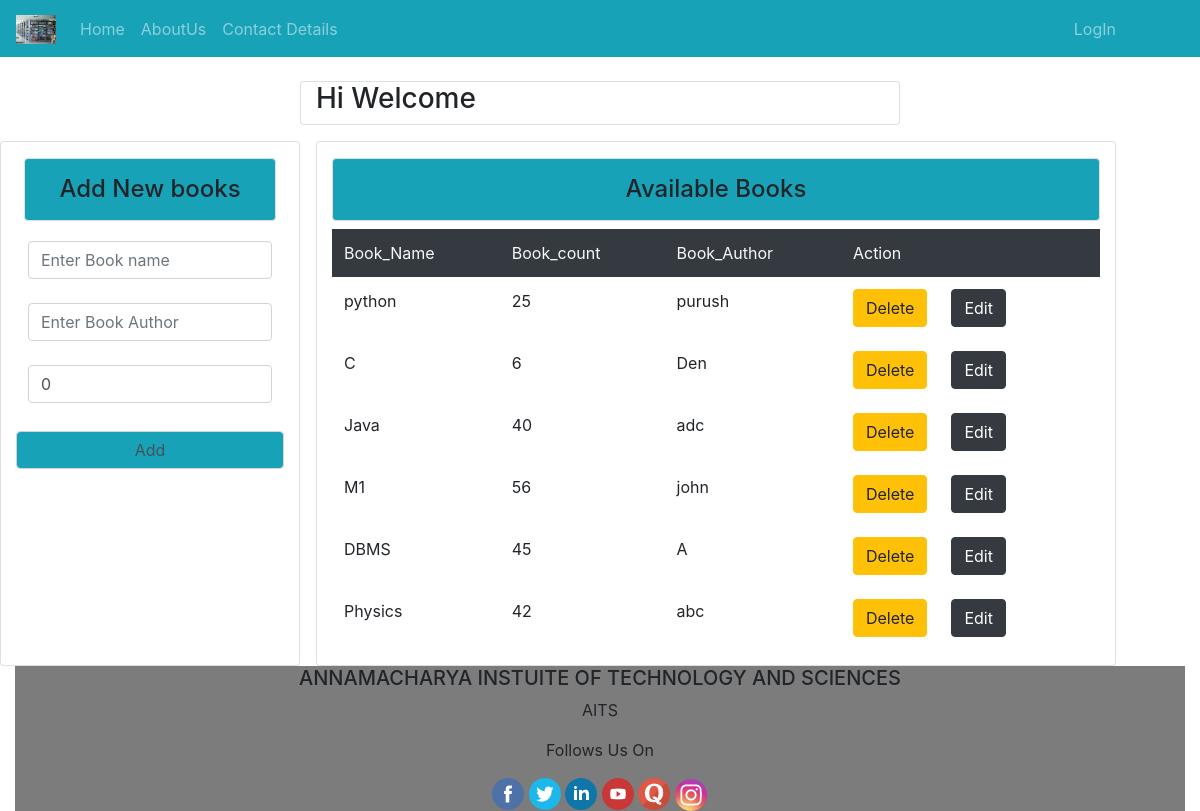
The page /ba/ on the database its author committed.
### Library_App/models.py (models this page shows)
class Books_Avail(models.Model):
	Book_name=models.CharField(max_length=120, unique=True)
	Book_author=models.CharField(max_length=120,default="")
	Book_count=models.IntegerField(default=0)
	Book_Updatedcount=models.IntegerField(default=0)
	Book_Rem=models.IntegerField(default=0)

### Library_App/views.py (the view, shortened to what this page needs)
# urls.py: path('ba/',views.Books_AvailF,name='books_avail'),
def Books_AvailF(rq):
	e=Books_AvailForm_admin()
	e2=Books_Avail.objects.all()
	return render(rq,"html/Books_Avail.html",{'t':e2,'t1':e})

### Library_App/forms.py
class Books_AvailForm_admin(forms.ModelForm):
	class Meta:
		model=Books_Avail
		fields=['Book_name','Book_author','Book_count']
		widgets={"Book_name":forms.TextInput(attrs={"class":"form-control "
			,"placeholder":"Enter Book name","name":"Book_name","required":True}),
		"Book_author":forms.TextInput(attrs={"class":"form-control "
			,"placeholder":"Enter Book Author","name":"Book_author","required":True}),
		"Book_count":forms.NumberInput(attrs={"class":"form-control "
			,"placeholder":"No. of Books","name":"Book_count","required":True})}

### Library_App/templates/html/Books_Avail.html (shortened to what this page needs)
{% extends 'html/base.html' %}
{% block content %}
<div clas="container">
	<div class="card col-md-6 mx-auto mt-4">
		<h3>Hi Welcome {{user.username}}</h3>
	</div>
<div class="container-fluid">
	<div class="row">
		<div class="card col-md-3 mt-3">
			<h4 class="p-3 mx-2 bg-info text-center mt-3 border rounded">Add New books</h4>
			<form method="POST">
				<table class="table table-borderless">
					{% for i in t1 %}
					<tr>
						<td>{{i}}</td>
					</tr>
					{% endfor %}
				</table>
				<input type="submit" value="Add" class="text-center bg-info form-control my-2" name="">
			</form>
		</div>
<div class=" mx-3 card col-md-8 mt-3"><h4 class="p-3 bg-info text-center mt-3 border rounded">Available Books</h4>
			<table class="table table-borderless table-hover">
				<tr class="bg-dark text-light">
					<td>Book_Name</td>
					<td>Book_count</td>
					<td>Book_Author</td>
					<td>Action</td>
				</tr>
					{% for i in t %}
				<tr>
				<td>{{i.Book_name}}</td>
				<td>{{i.Book_count}}</td>
				<td>{{i.Book_author}}</td>
				<td><a class="confirm-delete btn btn-warning" href="{% url 'Bookdelete' i.id %}">Delete</a><a class="confirm-edit btn btn-dark ml-4" href="{% url 'Bookedit' i.id %}">Edit</a></td></td>
				</tr>
				{% endfor %}
			</table>
		</div>
{% endblock %}

### rows shown on the page
Books_Avail: Book_name "python", Book_count "25", Book_author "purush"
Books_Avail: Book_name "C", Book_count "6", Book_author "Den"
Books_Avail: Book_name "Java", Book_count "40", Book_author "adc"
Books_Avail: Book_name "M1", Book_count "56", Book_author "john"
Books_Avail: Book_name "DBMS", Book_count "45", Book_author "A"
Books_Avail: Book_name "Physics", Book_count "42", Book_author "abc"
